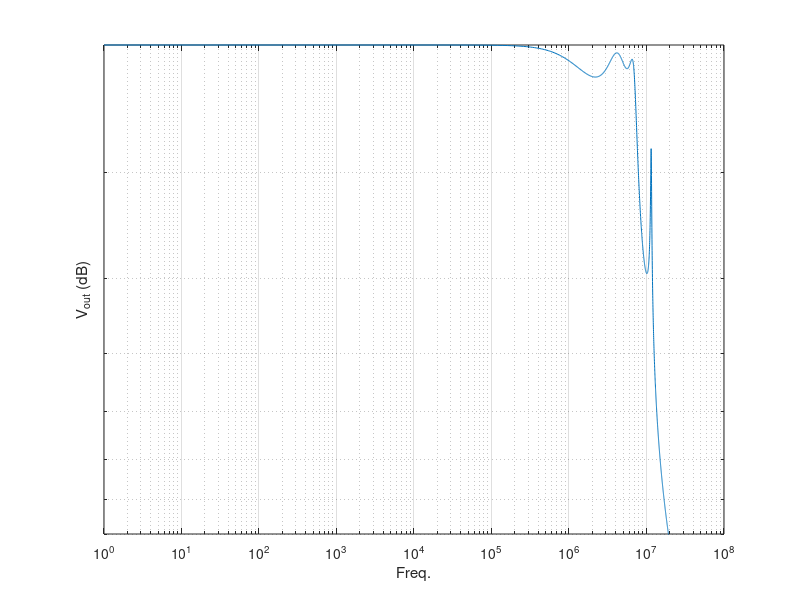
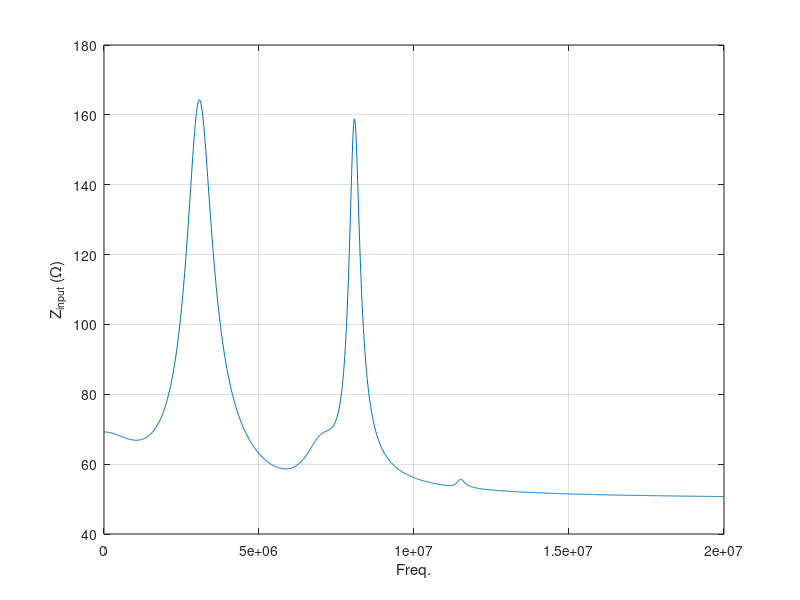

Write the MATLAB code that produced these figures, in order.
function SimulateCircuit4()
    addpath("stamps/");
    addpath("test-circuits/");
    
    load("circuit4.mat", 'G', 'C', 'b');

    % The output node
    output_node = 12;
    input_current_node = 17;

    % Simulation params
    num_points = 1000;
    f_start = 1;
    f_end = 20*10^6;
    freqs = linspace(f_start, f_end, num_points);
    Vout = zeros(num_points, 1);
    input_impedence = zeros(num_points, 1);
    
    % Fequency domain solution
    % s = j*2pi*f
    for i=1:num_points
        s = 1i * 2* pi * freqs(i);
        A = G + s*C;
        [L, U, P, Q] = lu(A, 0.01);
        z = L \ (P*b);
        y = U\z;
        sols = Q*y;
        Vout(i) = abs(sols(output_node));
        input_impedence(i) = 1 / abs(sols(input_current_node));
    end
    
    figure('Name', 'Freq. Domain (circuit4)')
    loglog(freqs, 20*log10(Vout));
    ylim([-80 0]);
    grid on;
    xlabel('Freq.')
    ylabel('V_{out} (dB)')

    figure('Name', 'Input Impdence (circuit4)')
    plot(freqs, input_impedence);
    grid on;
    xlabel('Freq.')
    ylabel('Z_{input} (\Omega)')

end